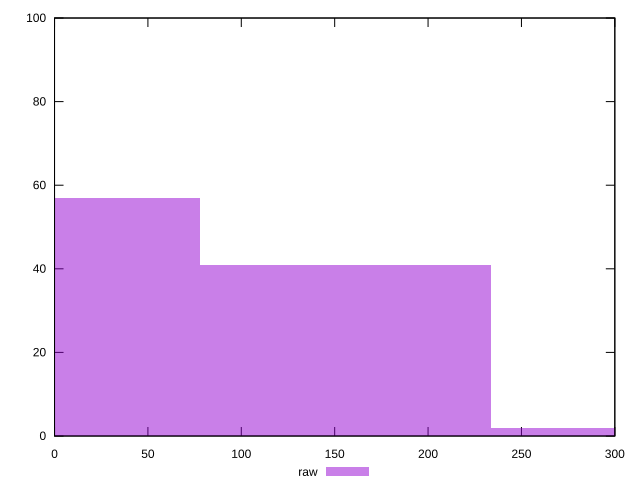

Here is the gnuplot script that generated this plot:
reset

$raw <<EOF
0 57
155.95474882498115 41
311.9094976499623 2
EOF

set key outside below
set boxwidth 155.95474882498115
set xrange [0:300]
set yrange [0:100]
set trange [0:100]
set style fill transparent solid 0.5 noborder
set terminal svg size 640, 490 enhanced background rgb 'white'
set output "reprap/unminified-css/samples/pages+cached+noexternal+nomedia/raw/histogram.svg"

plot $raw title "raw" with boxes

reset
